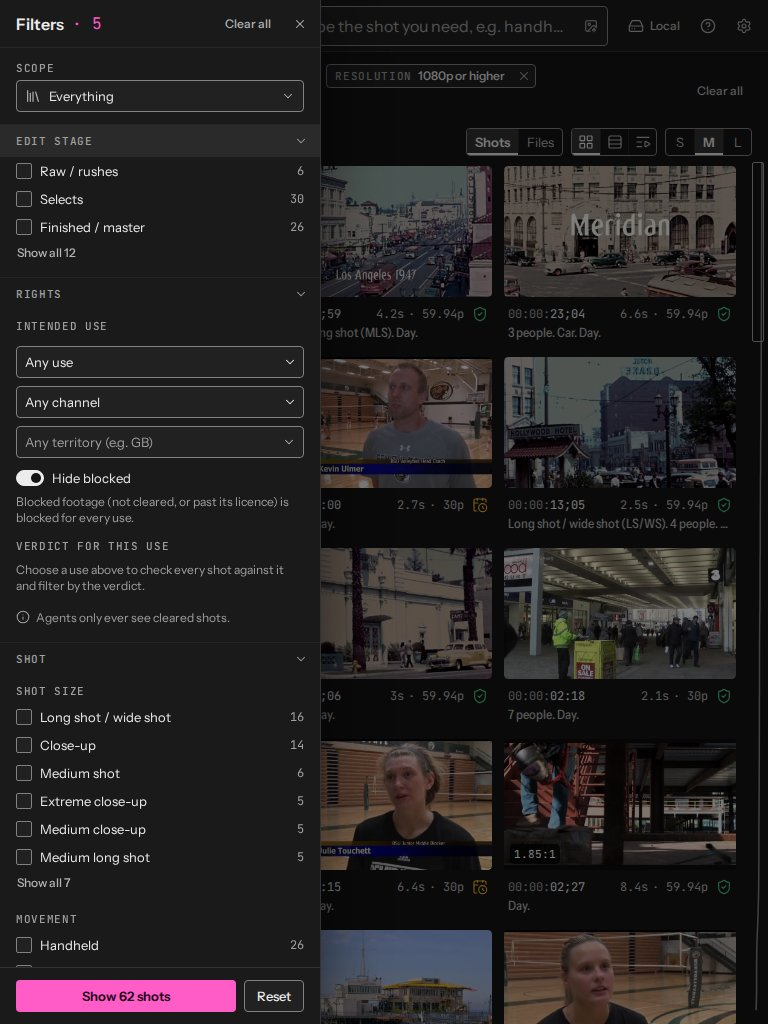
#> input picture review/m4/screens/03-filter-drawer--tablet-dark.jpg, 768 x 1024 px; its folder holds only this picture in this run
$ python -i analysis.py   (imports and definitions only)   (older library calls are emulated)
#> lines starting #> are read from the running program, lines starting #| are printed output that depends on the picture
"""Measured evidence, not a universal beauty score. All inference is local."""
from __future__ import annotations

import hashlib
import threading
from datetime import datetime, timedelta
from functools import lru_cache
from pathlib import Path

import cv2
import numpy as np
from PIL import Image

from .. import models
from ..db import dumps, loads, now
from ..media.faceid import iou

_MODEL_LOCK = threading.RLock()


@lru_cache(maxsize=4)
def _face_detector(root: str):
    return cv2.FaceDetectorYN.create(str(models.model_dir(Path(root), 'yunet') / models.SPECS['yunet'].files[0]), '', (1024,1024), .8, .3, 5000)


@lru_cache(maxsize=4)
def _face_recognizer(root: str):
    return cv2.FaceRecognizerSF.create(str(models.model_dir(Path(root), 'sface') / models.SPECS['sface'].files[0]), '')


def sharpness(rgb: np.ndarray) -> dict:
    if min(rgb.shape[:2]) < 12:
        return {'available': False, 'reason': 'Region has too few pixels'}
    gray = cv2.cvtColor(rgb, cv2.COLOR_RGB2GRAY).astype(np.float32) / 255
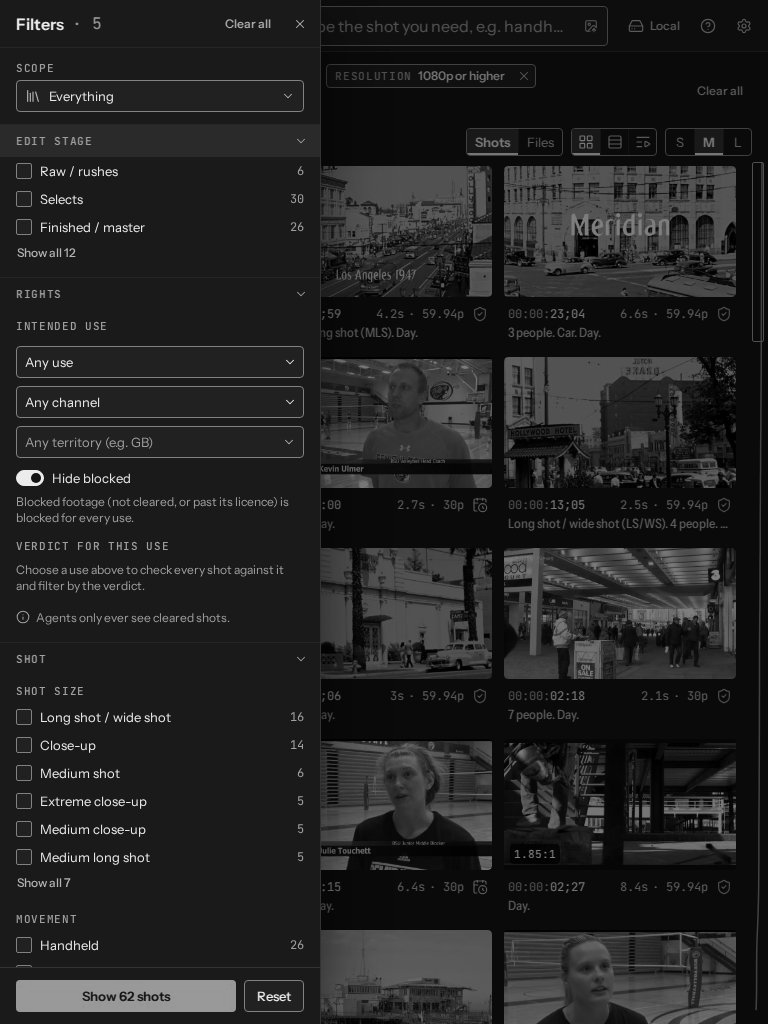
#> gray: shape (1024, 768) float32; min 0, max 0.988, mean 0.137
    smooth = cv2.GaussianBlur(gray, (3, 3), .7)
    gx, gy = cv2.Sobel(smooth, cv2.CV_32F, 1, 0), cv2.Sobel(smooth, cv2.CV_32F, 0, 1)
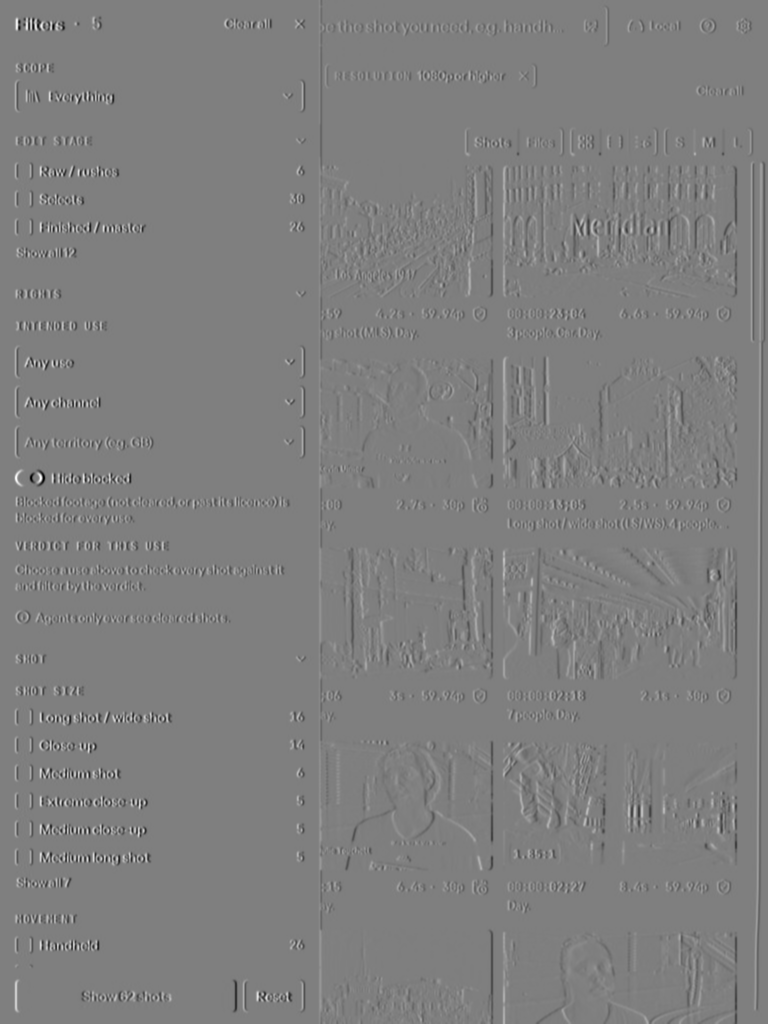
#> gx: shape (1024, 768) float32; min -2.68, max 2.7, mean -0.000671; drawn with min black and max white
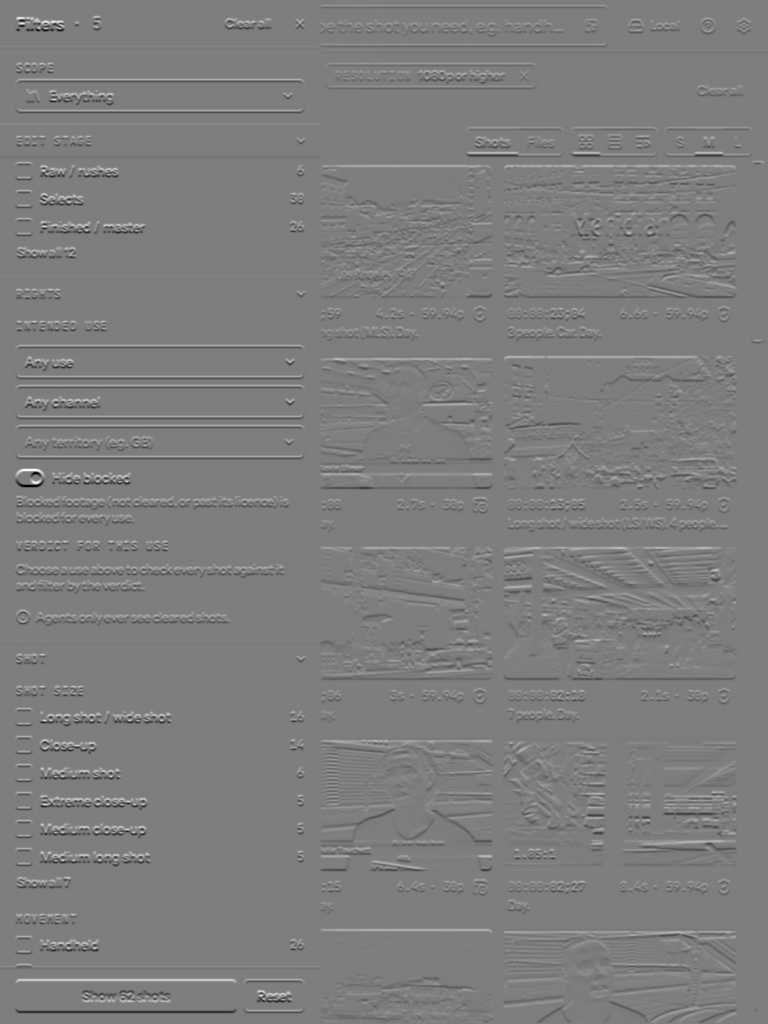
#> gy: shape (1024, 768) float32; min -2.65, max 2.71, mean 0.000525; drawn with min black and max white
    energy = float(np.mean(gx*gx + gy*gy))
#> energy = 0.0813
    return {'available': True, 'gradient_energy': round(energy, 6),
            'laplacian_variance': round(float(cv2.Laplacian(smooth, cv2.CV_32F).var()), 6),
            'contrast': round(float(gray.std()), 5), 'pixels': [rgb.shape[1], rgb.shape[0]],
            'interpretation': 'Compare similarly framed regions at the same scale; texture and noise also affect these measurements.'}


# [160 lines left out: functions measure, analyse, _landmarks, crop_candidates, save_faces, assign_burst, not called in this run]

>>> import cv2
>>> picture = cv2.cvtColor(cv2.imread('../../../review/m4/screens/03-filter-drawer--tablet-dark.jpg'), cv2.COLOR_BGR2RGB)
>>> result = sharpness(picture)
#> result = 6 items

$ run again, on review/m4/screens/02-shot-detail--desktop-dark.jpg
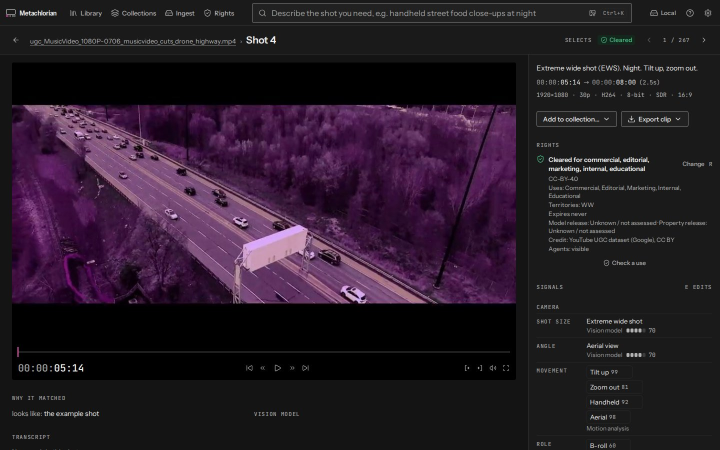
#> input picture review/m4/screens/02-shot-detail--desktop-dark.jpg, 1440 x 900 px (shown at 1/2 size)
#> in sharpness, `gray = cv2.cvtColor(rgb, cv2.COLOR_RGB2GRAY).astype(np.float32) / 255`:
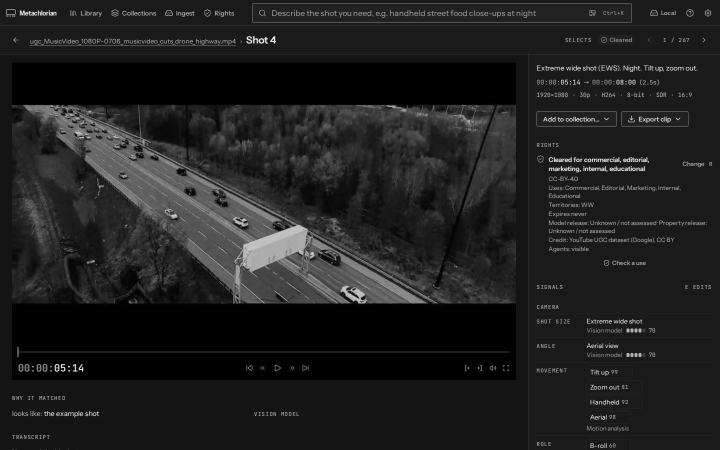
#> gray: shape (900, 1440) float32 (shown at 1/2 size); min 0, max 0.996, mean 0.124
#> in sharpness, `gx, gy = cv2.Sobel(smooth, cv2.CV_32F, 1, 0), cv2.Sobel(smooth, cv2.CV..`:
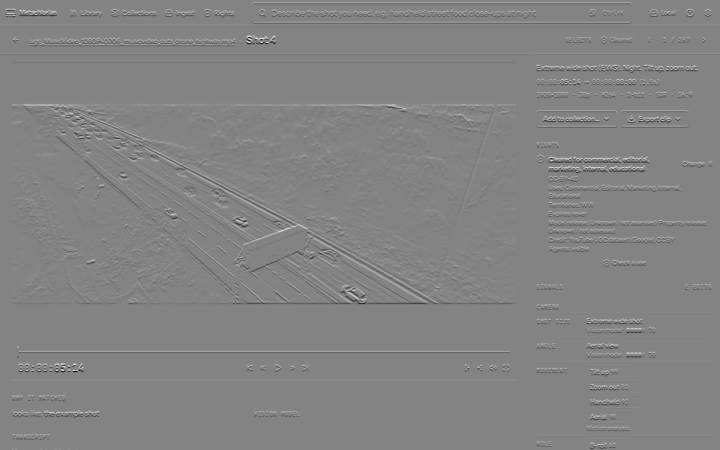
#> gy: shape (900, 1440) float32 (shown at 1/2 size); min -2.92, max 2.73, mean -0.00013; drawn with min black and max white
#> energy = 0.0705
#> result = 6 items

$ run again, on review/m4/screens/02-shot-detail--tablet-light.jpg
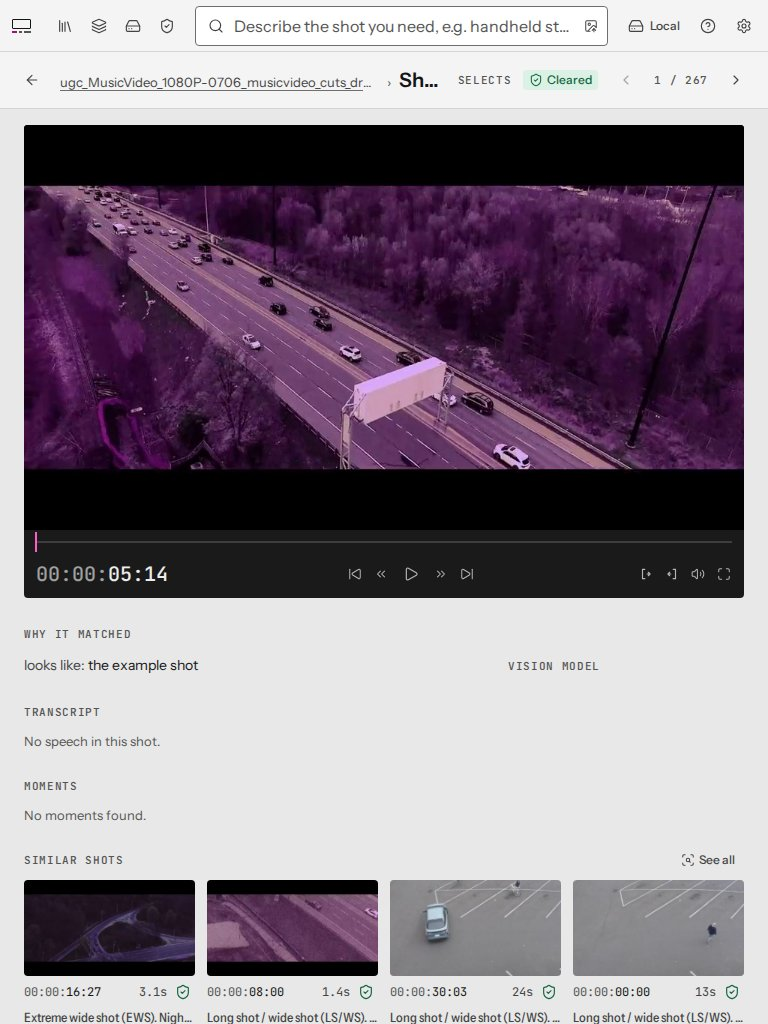
#> input picture review/m4/screens/02-shot-detail--tablet-light.jpg, 768 x 1024 px
#> in sharpness, `gray = cv2.cvtColor(rgb, cv2.COLOR_RGB2GRAY).astype(np.float32) / 255`:
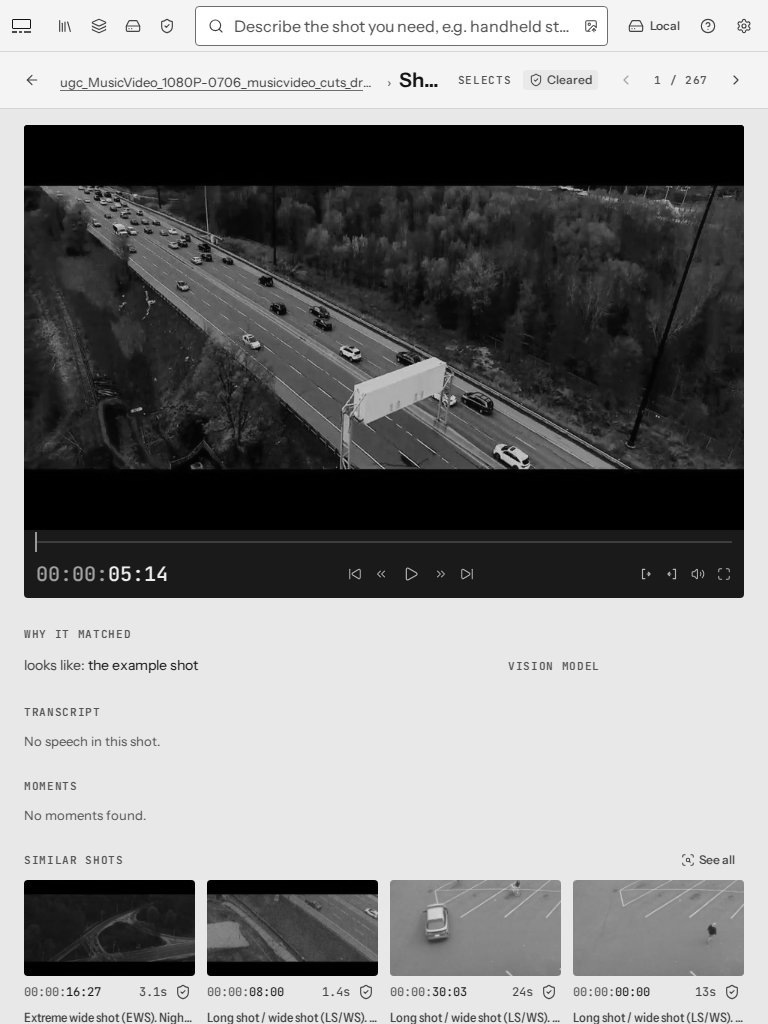
#> gray: shape (1024, 768) float32; min 0, max 1, mean 0.528
#> in sharpness, `gx, gy = cv2.Sobel(smooth, cv2.CV_32F, 1, 0), cv2.Sobel(smooth, cv2.CV..`:
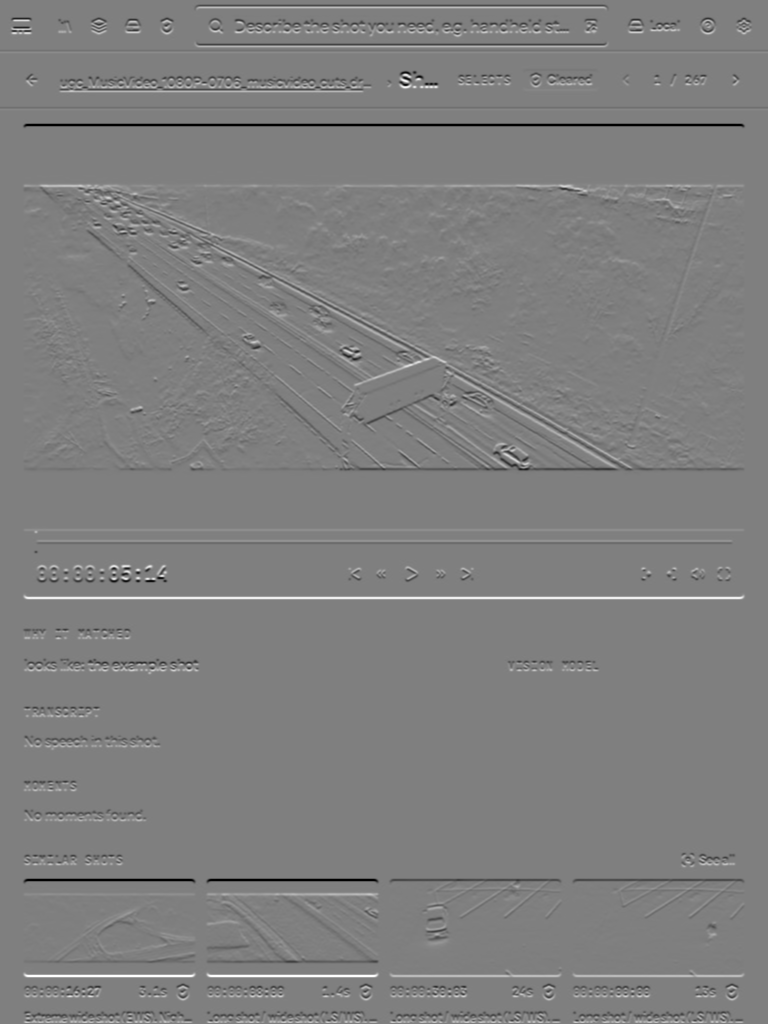
#> gy: shape (1024, 768) float32; min -2.88, max 2.88, mean -0.000752; drawn with min black and max white
#> energy = 0.138
#> result = 6 items
